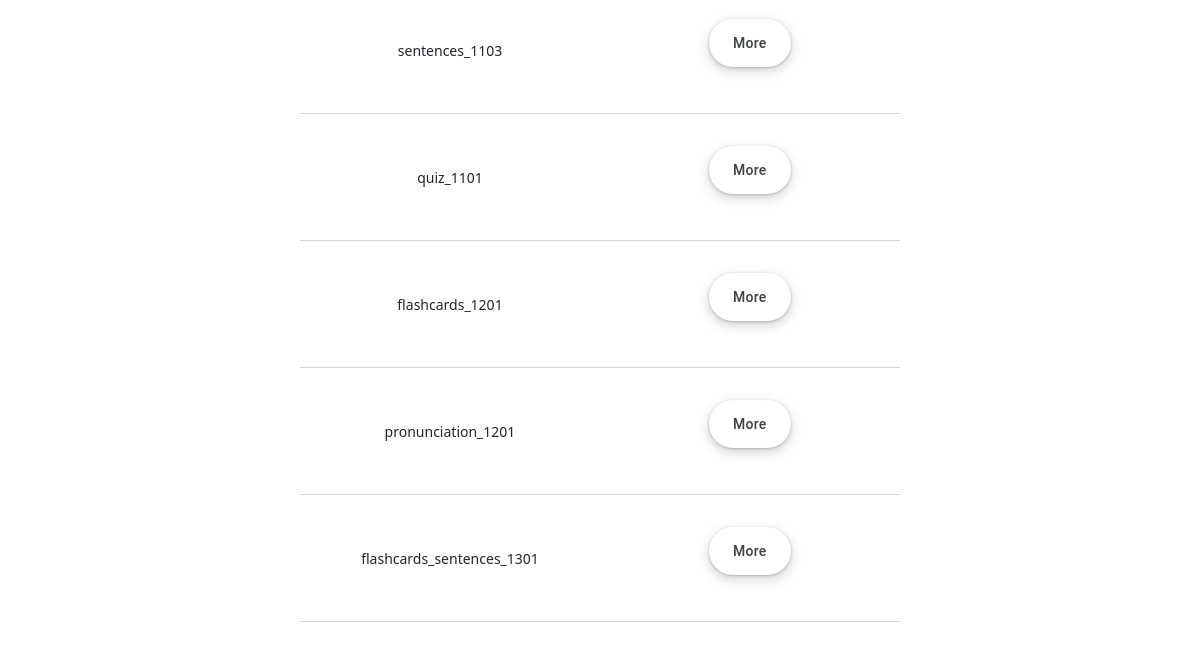
Page /display_modules.html (signed in, lower part) on the earlier database version.
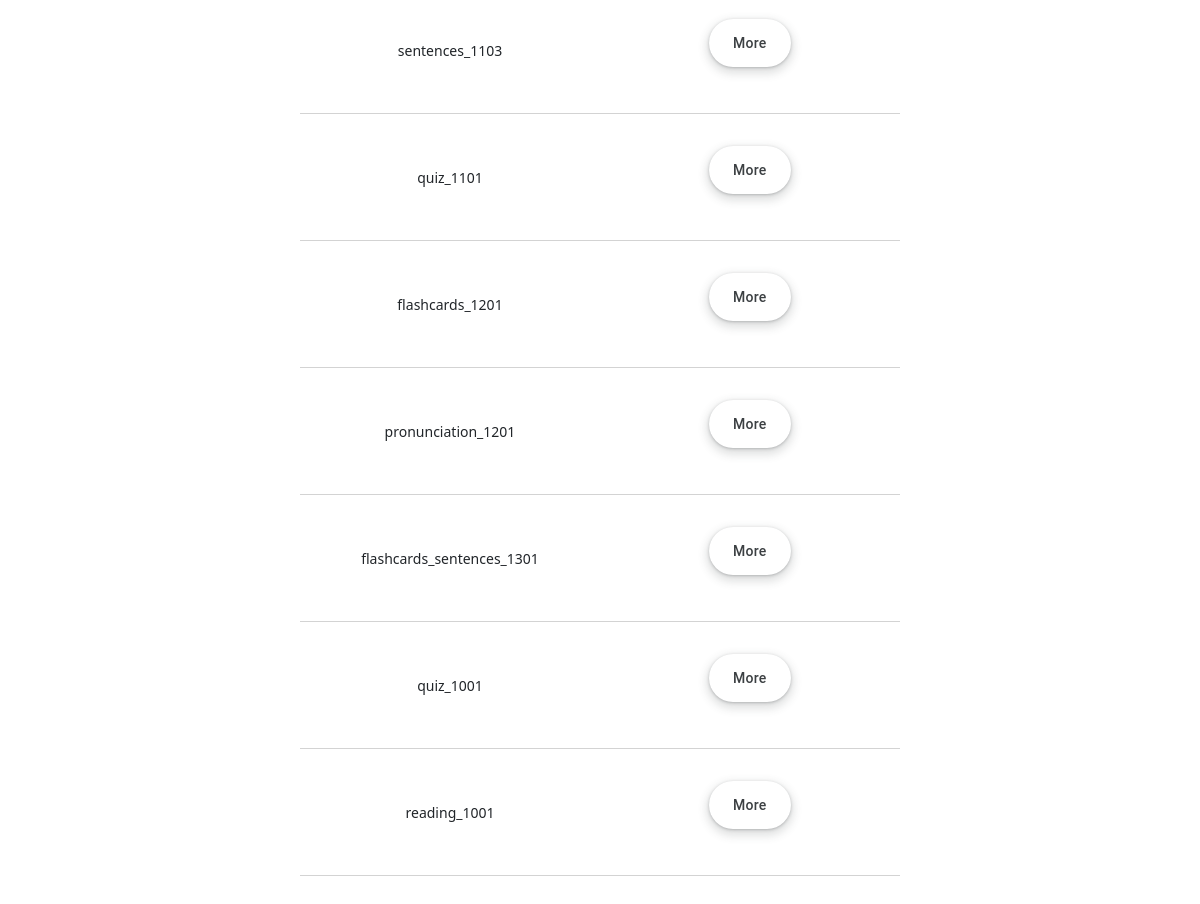
Same page on the later database version.
### nieszkolni_app/models.py (models this page shows)
class Module(models.Model):
    component_id = models.CharField(max_length=200, default="")
    component_type = models.CharField(max_length=200, default="")
    title = models.CharField(max_length=200, default="")
    content = models.TextField(default="")
    resources = models.TextField(default="")
    conditions = models.TextField(default="")
    reference = models.IntegerField(default=0)

### nieszkolni_app/views.py (the view, shortened to what this page needs)
# urls.py: path('display_modules.html', views.display_modules, name="display_modules"),
@staff_member_required
def display_modules(request):
    if request.user.is_authenticated:
        first_name = request.user.first_name
        last_name = request.user.last_name
        current_user = first_name + " " + last_name
        modules = CurriculumManager().display_modules()
        return render(request, "display_modules.html", {
            "modules": modules
            })

### nieszkolni_folder/audit_manager.py (called while the page is built)
    def check_if_clocked_in(self, clocking_user):
        with connection.cursor() as cursor:
            cursor.execute(f'''
                SELECT clock_out
                FROM nieszkolni_app_audit
                WHERE clocking_user = '{clocking_user}'
                AND entry_type = 'automatic'
                AND status = 'started'
                ORDER BY stamp DESC
                LIMIT 1
                ''')
            response = cursor.fetchone()
            if response is not None:
                if response[0] == 0:
                    status = True
                else:
                    status = False
            else:
                status = False
            return status

### nieszkolni_folder/context_processors.py (called while the page is built)
def sections_processor(request):
    if request.user.is_authenticated:
        first_name = request.user.first_name
        last_name = request.user.last_name
        current_user = first_name + " " + last_name
        if request.user.is_superuser:
            superuser_status = True
        else:
            superuser_status = False
        status = AuditManager().check_if_clocked_in(current_user)
        return {"status": status, "superuser_status": superuser_status}
    else:
        return {}

### nieszkolni_folder/curriculum_manager.py (called while the page is built)
    def display_modules(self):
        with connection.cursor() as cursor:
            cursor.execute(f'''
                SELECT
                component_id,
                component_type,
                title,
                content,
                resources,
                conditions,
                reference
                FROM nieszkolni_app_module
                ''')
            modules = cursor.fetchall()
            return modules

### nieszkolni_app/templates/display_modules.html (shortened to what this page needs)
{% extends 'base.html' %}
{% block 'content' %}
<table>
	{% for module in modules %}
		<tr class="font">
			<td>{{ module.0 }}</td>
			<td>
				<form action="{% url 'display_modules' %}"  method="POST">
					  <div class="flex-parent jc-center">
					    	<button type="submit" class="button_main" name="action_on_module" value="more">More</button>
					  </div>
				</form>
			</td>
		</tr>
	{% endfor %}
</table>
{% include 'footer.html' %}
{% endblock %}

### nieszkolni_app/templates/base.html (shortened to what this page needs)
{% load user_agents %}
{% load static %}
{% if request|is_mobile %}
<head>
    <link href="https://cdn.jsdelivr.net/npm/bootstrap@5.1.3/dist/css/bootstrap.min.css" rel="stylesheet">
    <link rel="stylesheet" type="text/css" href="{% static 'styles.css' %}">
</head>
{% endif %}
</head>
<body>
<div id="main_content">
  {% block 'content' %}
  {% endblock %}
</div>
  </body>
</html>

### nieszkolni_app/templates/footer.html
<footer>
	<div class="footer"></div>
</footer>

### nieszkolni_app/static/styles.css (style rules this page uses)
body { height: 100%; margin: 0px; }
.button_main { align-items: center; appearance: none; background-color: #fff; border-radius: 24px; border-style: none; box-shadow: rgba(0, 0, 0, .2) 0 3px 5px -1px,rgba(0, 0, 0, .14) 0 6px 10px 0,rgba(0, 0, 0, .12) 0 1px 18px 0; box-sizing: border-box; color: #3c4043; cursor: pointer; display: inline-flex; fill: currentcolor; font-family: "Google Sans", Roboto, Arial, sans-serif; font-size: 14px; font-weight: 500; height: 48px; justify-content: center; letter-spacing: .25px; line-height: normal; margin: 1vw; max-width: 100%; overflow: visible; padding: 2px 24px; position: relative; text-align: center; text-decoration: none; text-transform: none; transition: box-shadow 280ms cubic-bezier(.4, 0, .2, 1),opacity 15ms linear 30ms,transform 270ms cubic-bezier(0, 0, .2, 1) 0ms; user-select: none; -webkit-user-select: none; touch-action: manipulation; width: auto; will-change: transform, opacity; z-index: 0; }
.button_main:not(:disabled) { box-shadow: rgba(60, 64, 67, .3) 0 1px 3px 0, rgba(60, 64, 67, .15) 0 4px 8px 3px; }
.flex-parent { display: flex; }
.jc-center { justify-content: center; }
.footer { display: flex; height: 150px; width: 100%; bottom: 0; left: 0; }
table { border-collapse: separate; border-bottom-color: rgba(255,255,255,1); border-spacing: 0px; font-size: 14px; font-weight: 300; height: 100px; margin-left: 25%; margin-right: 25%; margin-bottom: 1%; width:50%; table-layout: fixed; }
td { border-bottom: 1pt solid; border-bottom-color: #D3D3D3; margin-bottom: 20px; padding: 20px 20px; text-align: center; vertical-align: middle; }

Differences in the rows shown:
added Module: component "quiz_1001"
added Module: component "reading_1001"
